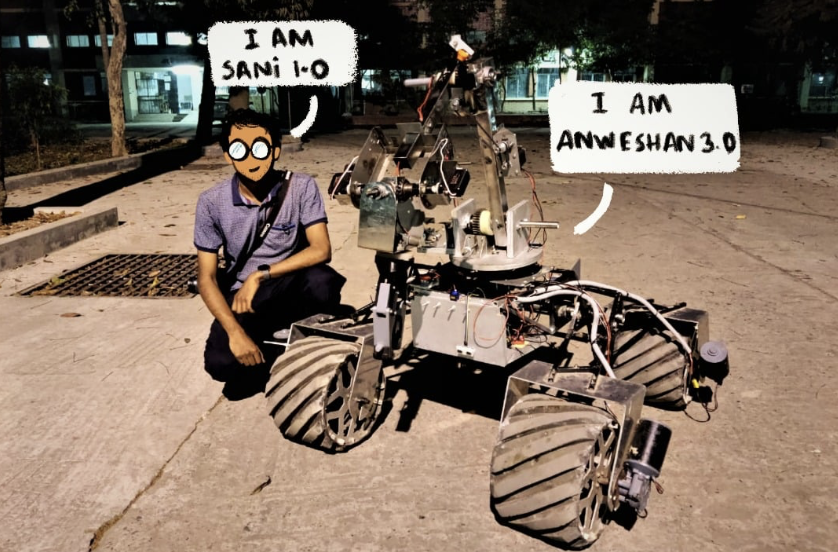
#> input picture assets/images/1st Mars Rover from BUET.png, 838 x 552 px; its folder holds 4 pictures in this run
$ jupyter execute file_creator.ipynb
#> lines starting #> are read from the running program, lines starting #| are printed output that depends on the picture
[cell 1]
import os
from PIL import Image

SOURCE_DIR = "assets/images"
TARGET_DIR = "assets/thumbnails"

os.makedirs(TARGET_DIR, exist_ok=True)

def compress_extreme(in_path, out_path):
    with Image.open(in_path) as img:

        # 1. Resize image to 40% of original size
#> img is the input picture: PIL image 838x552 RGBA; mean R, G, B, A 127.5, 110.5, 96.3, 255
        new_width = max(1, int(img.width * 0.4))
#> new_width = 335
        new_height = max(1, int(img.height * 0.4))
#> new_height = 220
        img = img.resize((new_width, new_height), Image.LANCZOS)
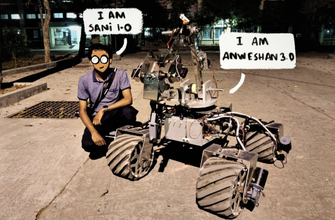
#> img: PIL image 335x220 RGBA; mean R, G, B, A 127.6, 110.6, 96.5, 255

        # 2. Remove alpha channel if present (reduces size)
        if img.mode in ("RGBA", "LA"):
            img = img.convert("RGB")
#> img: PIL image 335x220 RGB

        # 3. Save using very aggressive WebP compression
        img.save(
            out_path,
            "webp",
            quality=20,   # very small size
            method=6,     # best compression
            lossless=False
        )

def process_all():
    for filename in os.listdir(SOURCE_DIR):
        if filename.lower().endswith(".png"):
            base = os.path.splitext(filename)[0]
            in_path = os.path.join(SOURCE_DIR, filename)
            out_path = os.path.join(TARGET_DIR, f"{base}_low.webp")
            print(f"Compressing → {out_path}")
            compress_extreme(in_path, out_path)

if __name__ == "__main__":
    process_all()
    print("\nDone! Maximum-compressed WebP images saved in assets/thumbnails/")

[cell 2]
import cv2
import os
import numpy as np
from PIL import Image

[cell 3]
input_video_path = "frame.mp4"       # <-- change to your mp4 file
#> input_video_path = 'frame.mp4'
output_folder = "assets/frames"        # folder where frames will be saved

os.makedirs(output_folder, exist_ok=True)
